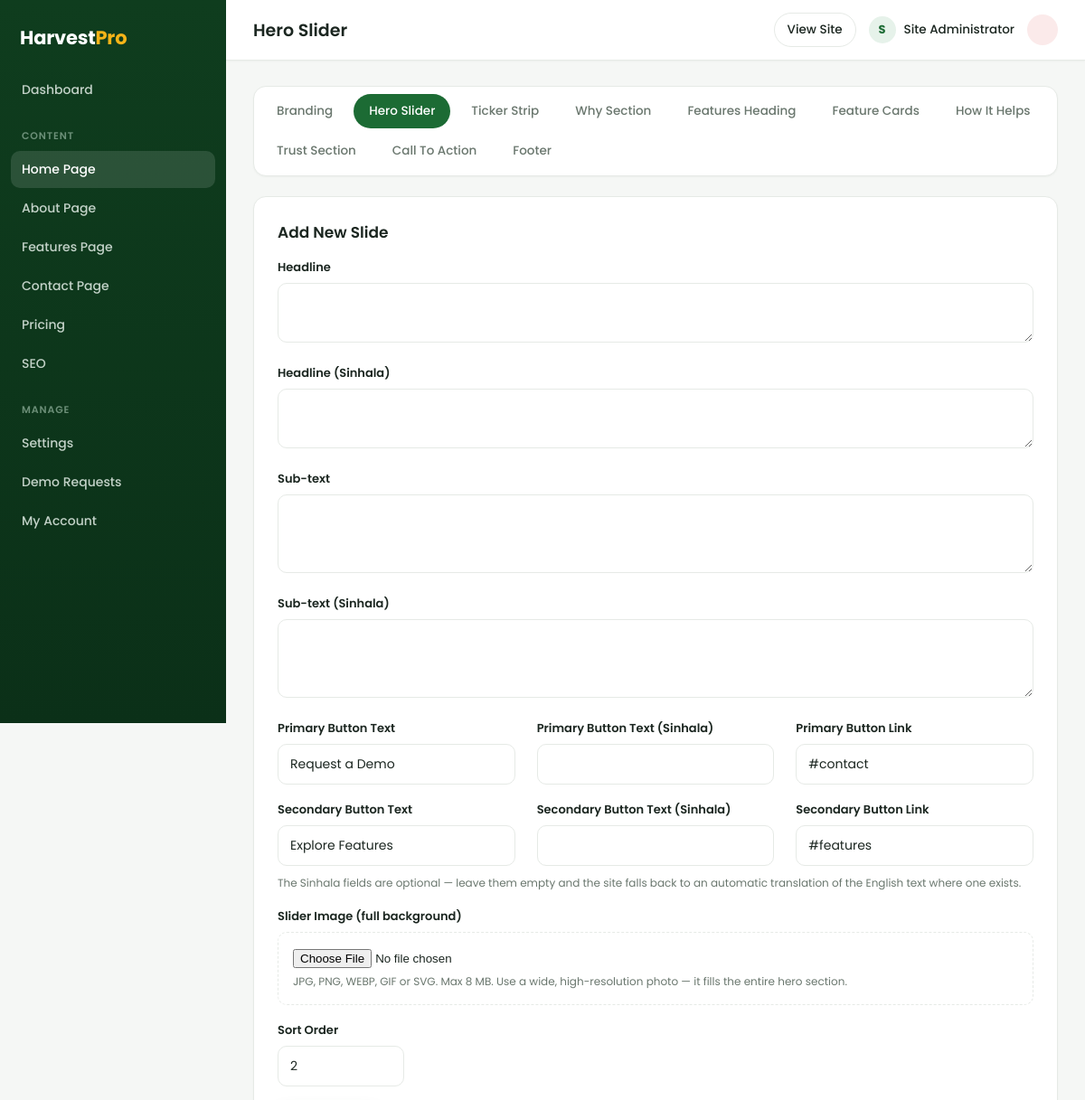
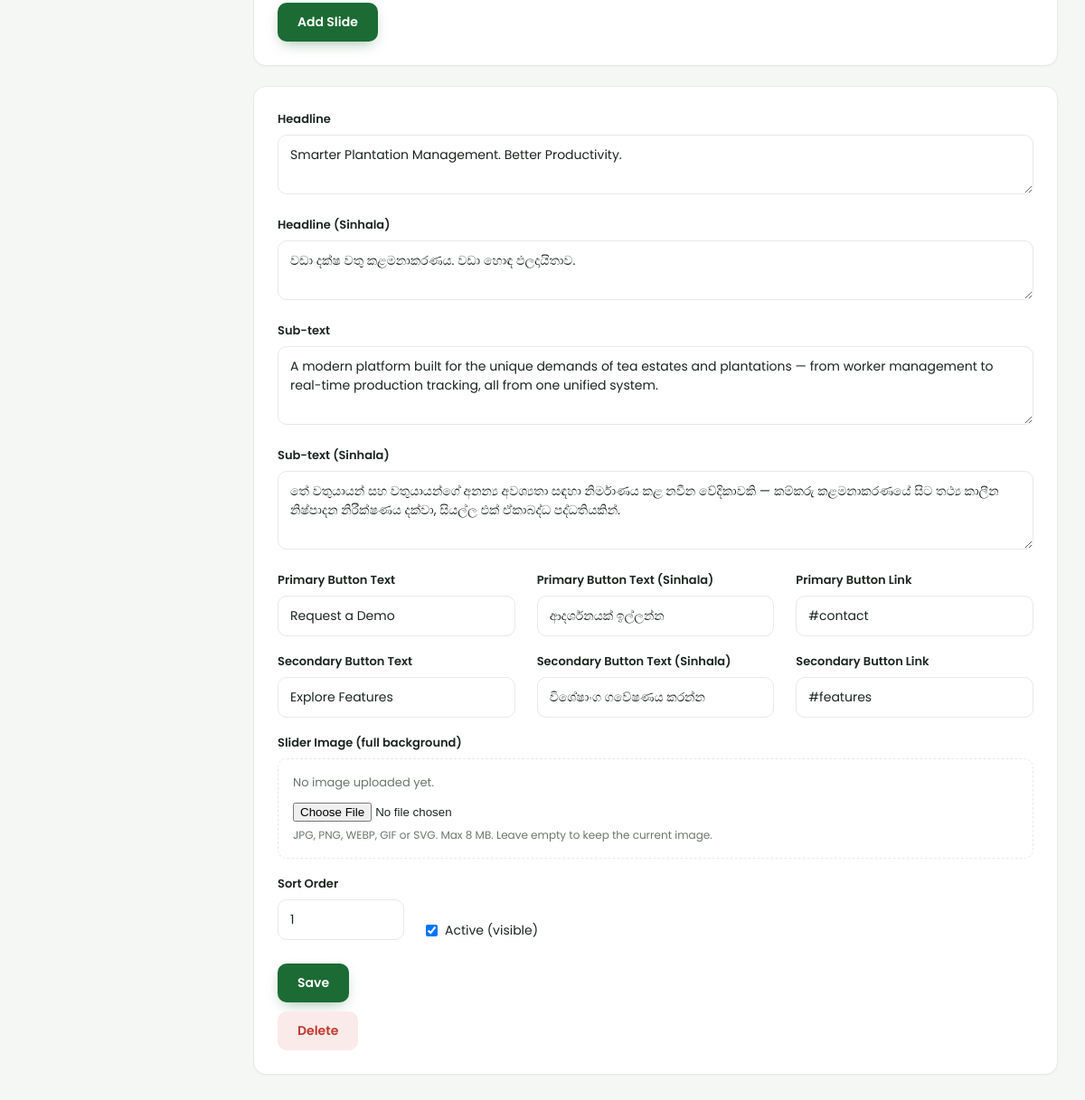
Page /admin/hero-slides.php (signed in) on the committed database (2 pictures, top to bottom).
### tables this page shows
CREATE TABLE IF NOT EXISTS `hero_slides` (
  `id` INT(11) NOT NULL AUTO_INCREMENT,
  `headline` VARCHAR(255) NOT NULL DEFAULT '',
  `subtext` TEXT DEFAULT NULL,
  `btn1_text` VARCHAR(100) DEFAULT NULL,
  `btn1_link` VARCHAR(255) DEFAULT NULL,
  `btn2_text` VARCHAR(100) DEFAULT NULL,
  `btn2_link` VARCHAR(255) DEFAULT NULL,
  `image` VARCHAR(255) DEFAULT NULL,
  `sort_order` INT(11) NOT NULL DEFAULT 0,
  `is_active` TINYINT(1) NOT NULL DEFAULT 1,
   
   
  `headline_si` VARCHAR(255) DEFAULT NULL,
  `subtext_si` TEXT DEFAULT NULL,
  `btn1_text_si` VARCHAR(100) DEFAULT NULL,
  `btn2_text_si` VARCHAR(100) DEFAULT NULL,
  PRIMARY KEY (`id`)
);

### includes/functions.php (called while the page is built, shortened)
<?php
function e(?string $value): string
{
    return htmlspecialchars((string)$value, ENT_QUOTES, 'UTF-8');
}
    ?>

### admin/auth.php (called while the page is built, shortened)
<?php
require_once dirname(__DIR__) . '/includes/functions.php';
function current_admin(): ?array
{
    global $pdo;
    $stmt = $pdo->prepare("SELECT * FROM admins WHERE id = ?");
    $stmt->execute([$_SESSION['admin_id']]);
    return $stmt->fetch() ?: null;
}

### admin/hero-slides.php (the view, shortened to what this page needs)
<?php
require_once __DIR__ . '/auth.php';
$slides = $pdo->query("SELECT * FROM hero_slides ORDER BY sort_order ASC, id ASC")->fetchAll();
$pageTitle = 'Hero Slider';
$page = 'hero_slides';
require __DIR__ . '/header.php';
require __DIR__ . '/homepage-tabs.php';
?>
<div class="a-card">
  <h2 class="a-card-title">Add New Slide</h2>
  <form method="post" enctype="multipart/form-data">
    <div class="a-field"><label>Headline</label><textarea name="headline" rows="2" required></textarea></div>
    <div class="a-field"><label>Headline (Sinhala)</label><textarea name="headline_si" rows="2"></textarea></div>
    <div class="a-field"><label>Sub-text</label><textarea name="subtext" rows="3"></textarea></div>
    <div class="a-field"><label>Sub-text (Sinhala)</label><textarea name="subtext_si" rows="3"></textarea></div>
    <div class="a-row">
      <div class="a-field" style="flex:1"><label>Primary Button Text</label><input type="text" name="btn1_text" value="Request a Demo"></div>
      <div class="a-field" style="flex:1"><label>Primary Button Text (Sinhala)</label><input type="text" name="btn1_text_si"></div>
      <div class="a-field" style="flex:1"><label>Primary Button Link</label><input type="text" name="btn1_link" value="#contact"></div>
    </div>
    <div class="a-row">
      <div class="a-field" style="flex:1"><label>Secondary Button Text</label><input type="text" name="btn2_text" value="Explore Features"></div>
      <div class="a-field" style="flex:1"><label>Secondary Button Text (Sinhala)</label><input type="text" name="btn2_text_si"></div>
      <div class="a-field" style="flex:1"><label>Secondary Button Link</label><input type="text" name="btn2_link" value="#features"></div>
    </div>
    <p class="a-help" style="margin-top:-8px;margin-bottom:18px;">The Sinhala fields are optional — leave them empty and the site falls back to an automatic translation of the English text where one exists.</p>
    <div class="a-field">
      <label>Slider Image (full background)</label>
      <div class="a-image-field">
        <input type="file" name="image" accept="image/*">
        <small class="a-help">JPG, PNG, WEBP, GIF or SVG. Max 8 MB. Use a wide, high-resolution photo — it fills the entire hero section.</small>
      </div>
    </div>
    <div class="a-field" style="max-width:140px"><label>Sort Order</label><input type="number" name="sort_order" value="<?= count($slides)+1 ?>"></div>
    <button class="a-btn a-btn-primary"><?= admin_icon('plus', 16) ?> Add Slide</button>
  </form>
</div>
<?php foreach ($slides as $s): ?>
  <div class="a-card">
    <form method="post" enctype="multipart/form-data">
      <div class="a-field"><label>Headline</label><textarea name="headline" rows="2" required><?= e($s['headline']) ?></textarea></div>
      <div class="a-field"><label>Headline (Sinhala)</label><textarea name="headline_si" rows="2"><?= e($s['headline_si'] ?? '') ?></textarea></div>
      <div class="a-field"><label>Sub-text</label><textarea name="subtext" rows="3"><?= e($s['subtext']) ?></textarea></div>
      <div class="a-field"><label>Sub-text (Sinhala)</label><textarea name="subtext_si" rows="3"><?= e($s['subtext_si'] ?? '') ?></textarea></div>
      <div class="a-row">
        <div class="a-field" style="flex:1"><label>Primary Button Text</label><input type="text" name="btn1_text" value="<?= e($s['btn1_text']) ?>"></div>
        <div class="a-field" style="flex:1"><label>Primary Button Text (Sinhala)</label><input type="text" name="btn1_text_si" value="<?= e($s['btn1_text_si'] ?? '') ?>"></div>
        <div class="a-field" style="flex:1"><label>Primary Button Link</label><input type="text" name="btn1_link" value="<?= e($s['btn1_link']) ?>"></div>
      </div>
      <div class="a-row">
        <div class="a-field" style="flex:1"><label>Secondary Button Text</label><input type="text" name="btn2_text" value="<?= e($s['btn2_text']) ?>"></div>
        <div class="a-field" style="flex:1"><label>Secondary Button Text (Sinhala)</label><input type="text" name="btn2_text_si" value="<?= e($s['btn2_text_si'] ?? '') ?>"></div>
        <div class="a-field" style="flex:1"><label>Secondary Button Link</label><input type="text" name="btn2_link" value="<?= e($s['btn2_link']) ?>"></div>
      </div>
      <div class="a-field">
        <label>Slider Image (full background)</label>
        <div class="a-image-field">
          <?php if ($s['image']): ?>
            <div class="a-thumb">
              <img src="<?= e(resolve_image_url($s['image'])) ?>" alt="">
              <label class="a-remove"><input type="checkbox" name="remove_image_<?= (int)$s['id'] ?>" value="1"> Remove</label>
            </div>
          <?php else: ?>
            <span class="a-noimg">No image uploaded yet.</span>
          <?php endif; ?>
          <input type="file" name="image_<?= (int)$s['id'] ?>" accept="image/*">
          <small class="a-help">JPG, PNG, WEBP, GIF or SVG. Max 8 MB. Leave empty to keep the current image.</small>
        </div>
      </div>
      <div class="a-row">
        <div class="a-field" style="max-width:140px"><label>Sort Order</label><input type="number" name="sort_order" value="<?= (int)$s['sort_order'] ?>"></div>
        <label class="a-check"><input type="checkbox" name="is_active" <?= $s['is_active']?'checked':'' ?>> Active (visible)</label>
      </div>
      <div class="a-actions">
        <button class="a-btn a-btn-primary" type="submit">Save</button>
      </div>
    </form>
    <form method="post" onsubmit="return confirm('Delete this slide?');" style="margin-top:10px">
      <button class="a-btn a-btn-danger" type="submit"><?= admin_icon('trash', 16) ?> Delete</button>
    </form>
  </div>
<?php endforeach; ?>
<?php require __DIR__ . '/footer.php'; ?>

### admin/header.php (shortened to what this page needs)
<?php
require_once __DIR__ . '/auth.php';
$admin = current_admin();
$page  = $page ?? '';
?>
<!DOCTYPE html>
<html lang="en">
<head>
<link rel="stylesheet" href="assets/admin.css">
</head>
<body>
<div class="a-layout">
  <aside class="a-sidebar" id="aSidebar">
    <div class="a-logo">Harvest<span>Pro</span></div>
    <nav class="a-nav">
      <a href="index.php" class="<?= $page==='dashboard'?'active':'' ?>"><?= admin_icon('dashboard') ?> Dashboard</a>
      <p class="a-nav-label">Content</p>
      <a href="section.php?g=branding" class="<?= in_array($page, HOMEPAGE_TABS, true)?'active':'' ?>"><?= admin_icon('home') ?> Home Page</a>
      <a href="section.php?g=about_banner" class="<?= in_array($page, ABOUT_TABS, true)?'active':'' ?>"><?= admin_icon('info') ?> About Page</a>
      <a href="section.php?g=features_banner" class="<?= in_array($page, FEATURES_PAGE_TABS, true)?'active':'' ?>"><?= admin_icon('layers') ?> Features Page</a>
      <a href="section.php?g=contact_banner" class="<?= in_array($page, CONTACT_TABS, true)?'active':'' ?>"><?= admin_icon('pin') ?> Contact Page</a>
      <a href="price.php" class="<?= $page==='price'?'active':'' ?>"><?= admin_icon('tag') ?> Pricing</a>
      <a href="seo.php" class="<?= $page==='seo'?'active':'' ?>"><?= admin_icon('search') ?> SEO</a>
      <p class="a-nav-label">Manage</p>
      <a href="settings.php" class="<?= $page==='settings'?'active':'' ?>"><?= admin_icon('settings') ?> Settings</a>
      <a href="requests.php" class="<?= $page==='requests'?'active':'' ?>"><?= admin_icon('inbox') ?> Demo Requests</a>
      <a href="account.php" class="<?= $page==='account'?'active':'' ?>"><?= admin_icon('user') ?> My Account</a>
    </nav>
  </aside>
  <div class="a-main">
    <header class="a-topbar">
      <h1><?= e($pageTitle ?? 'Dashboard') ?></h1>
      <div class="a-top-right">
        <a href="../" target="_blank" class="a-view-site"><?= admin_icon('external', 16) ?> View Site</a>
        <span class="a-user-chip">
          <span class="a-user-avatar"><?= e(strtoupper(substr($admin['full_name'] ?: $admin['username'], 0, 1))) ?></span>
          <span class="a-user"><?= e($admin['full_name'] ?: $admin['username']) ?></span>
        </span>
        <a href="logout.php" class="a-logout"><?= admin_icon('logout', 16) ?></a>
      </div>
    </header>
    <main class="a-content">

### admin/homepage-tabs.php
<?php
$homepageTabs = [
    ['key' => 'branding',      'label' => 'Branding',         'href' => 'section.php?g=branding'],
    ['key' => 'hero_slides',   'label' => 'Hero Slider',      'href' => 'hero-slides.php'],
    ['key' => 'ticker',        'label' => 'Ticker Strip',     'href' => 'section.php?g=ticker'],
    ['key' => 'why',           'label' => 'Why Section',      'href' => 'section.php?g=why'],
    ['key' => 'features_head', 'label' => 'Features Heading', 'href' => 'section.php?g=features'],
    ['key' => 'features',      'label' => 'Feature Cards',    'href' => 'features.php'],
    ['key' => 'how',           'label' => 'How It Helps',     'href' => 'section.php?g=how'],
    ['key' => 'trust',         'label' => 'Trust Section',    'href' => 'section.php?g=trust'],
    ['key' => 'cta',           'label' => 'Call To Action',   'href' => 'section.php?g=cta'],
    ['key' => 'footer',        'label' => 'Footer',           'href' => 'section.php?g=footer'],
];
?>
<nav class="a-hometabs">
  <?php foreach ($homepageTabs as $t): ?>
    <a href="<?= e($t['href']) ?>" class="<?= $page === $t['key'] ? 'active' : '' ?>"><?= e($t['label']) ?></a>
  <?php endforeach; ?>
</nav>

### admin/footer.php (shortened to what this page needs)
    </main>
  </div>
</div>
</body>
</html>

### rows in the picture
hero_slides: headline "Smarter Plantation Management. Better Productivity.", headline_si "වඩා දක්ෂ වතු කළමනාකරණය. වඩා හොඳ ඵලදායිතාව.", subtext "A modern platform built for the unique demands of tea estates and plantations — from worker management to real-time production tracking, all from one unified system.", subtext_si "තේ වතුයායන් සහ වතුයායන්ගේ අනන්‍ය අවශ්‍යතා සඳහා නිර්මාණය කළ නවීන වේදිකාවකි — කම්කරු කළමනාකරණයේ සිට තථ්‍ය කාලීන නිෂ්පාදන නිරීක්ෂණය දක්වා, සියල්ල එක් ඒකාබද්ධ පද්ධතියකින්.", btn1_text "Request a Demo", btn1_text_si "ආදර්ශනයක් ඉල්ලන්න", btn1_link "#contact", btn2_text "Explore Features", btn2_text_si "විශේෂාංග ගවේෂණය කරන්න", btn2_link "#features", image "No image uploaded yet.", sort_order "1", is_active "☑"

### other values in the picture
$pageTitle "Hero Slider"
substr($admin['full_name'] ?: $admin['username'], 0, 1) "S"
$admin['full_name'] ?: $admin['username'] "Site Administrator"
$t['label'] "Branding"
$t['label'] "Hero Slider"
$t['label'] "Ticker Strip"
$t['label'] "Why Section"
$t['label'] "Features Heading"
$t['label'] "Feature Cards"
$t['label'] "How It Helps"
$t['label'] "Trust Section"
$t['label'] "Call To Action"
$t['label'] "Footer"
